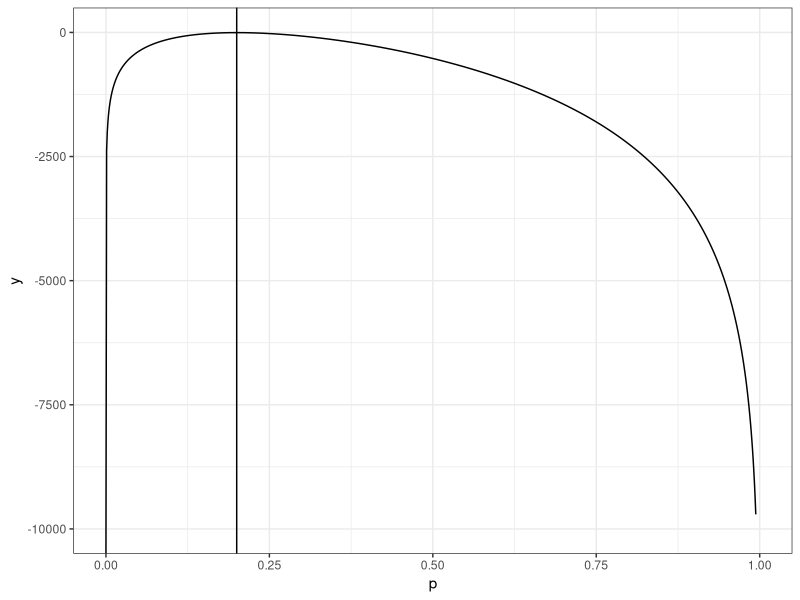
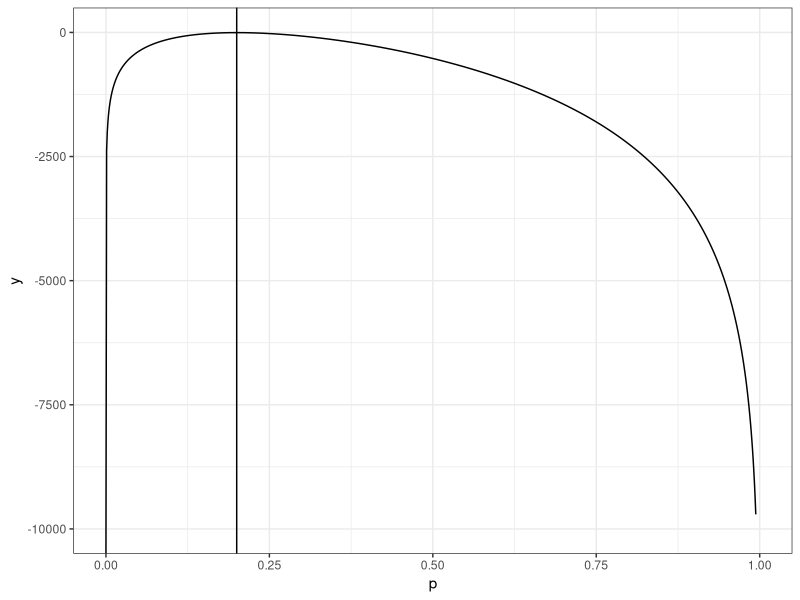
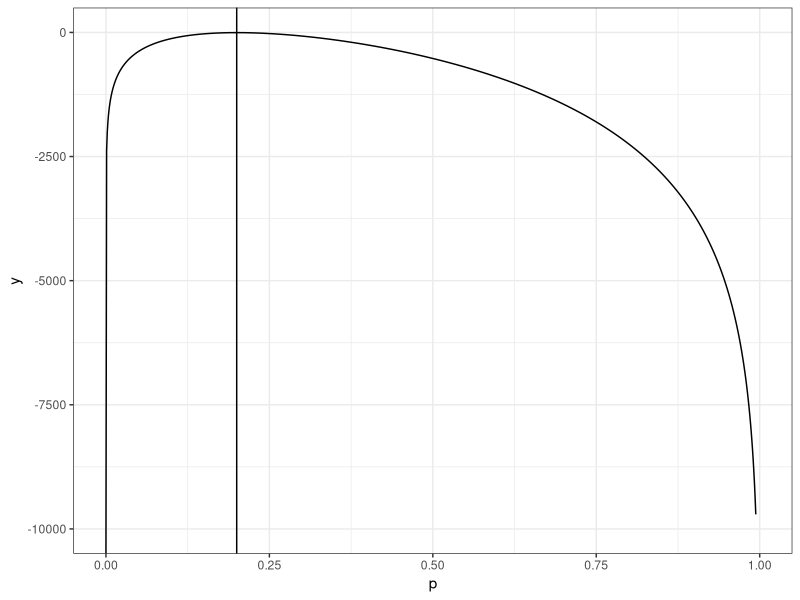
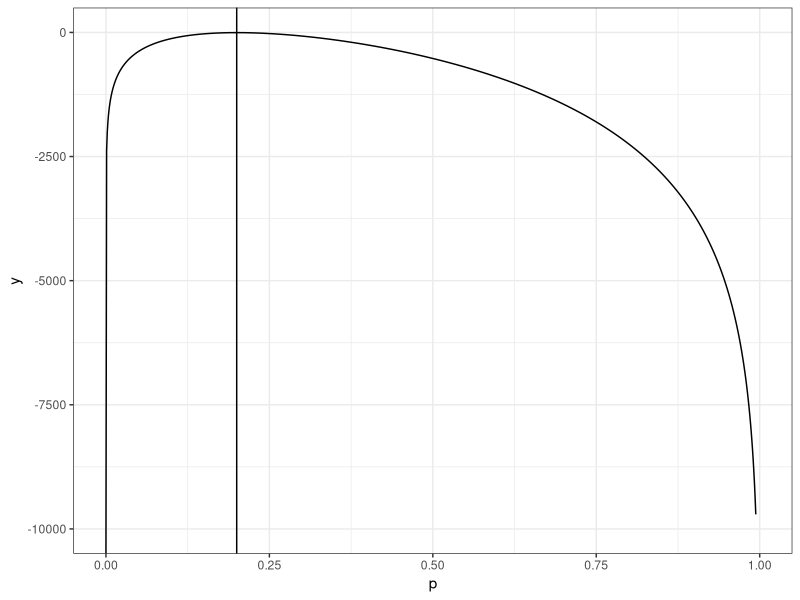
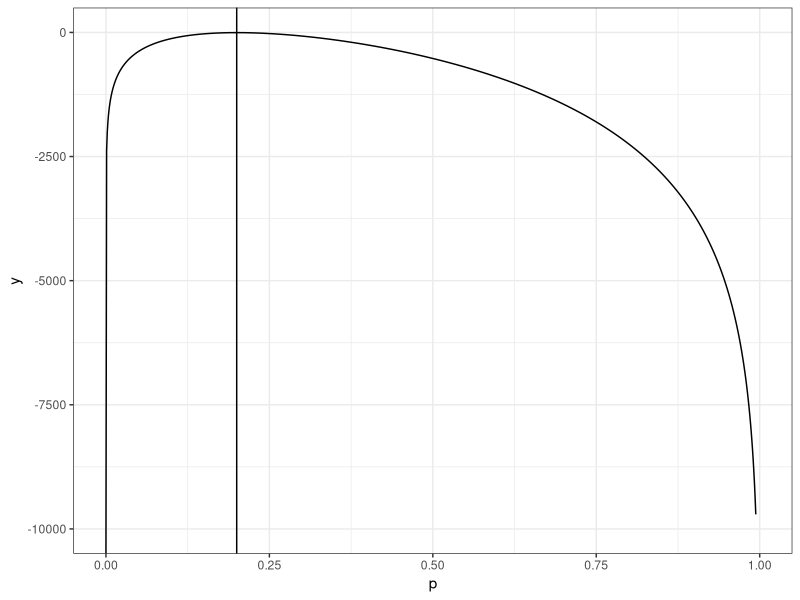
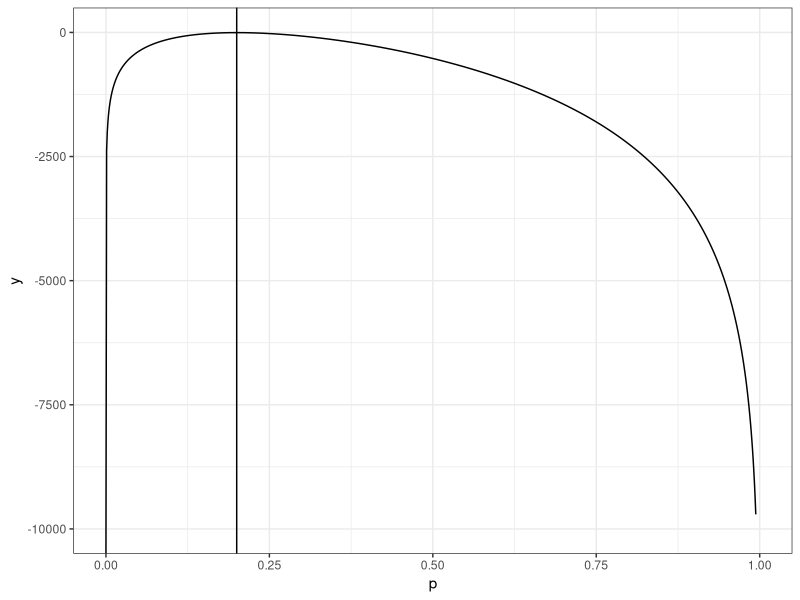
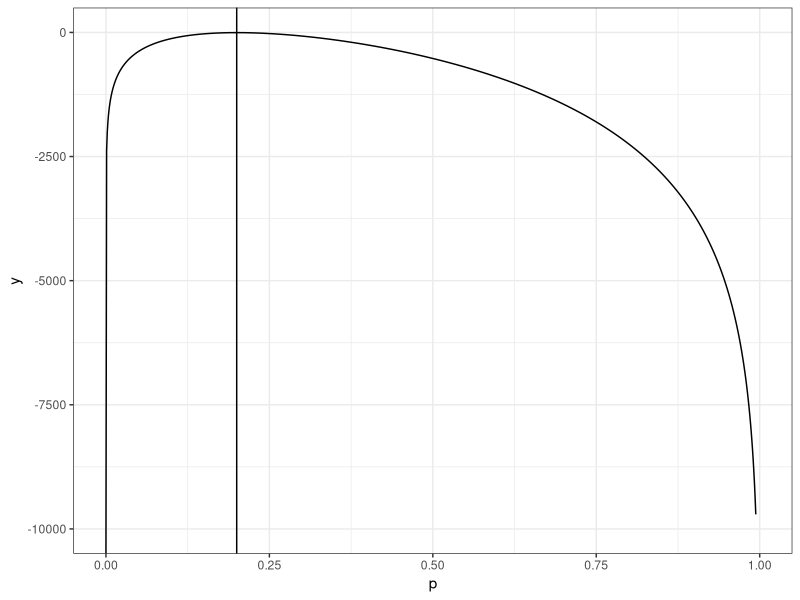
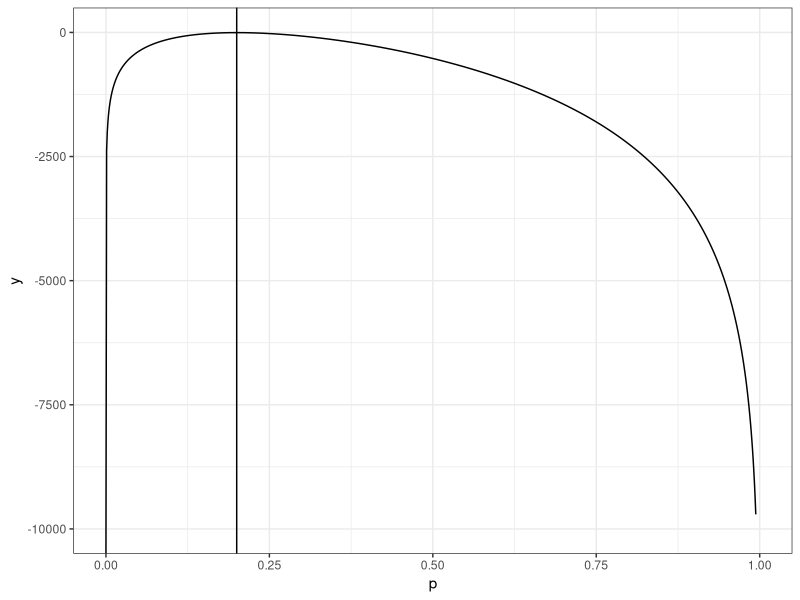

These figures' R source, in order:
## ---- chunk 1
knitr::opts_chunk$set(echo = TRUE)
library(dplyr)
library(ggplot2)
## ---- chunk 2
loglikelihood <- function(p) {
  result <- vector("numeric", length(p))
  for(i in seq_along(p)) {
    result[i] <- dbinom(540, size = 2700, prob = p[i], log = TRUE)
  }
  
  return(result)
}
ggplot(data = data.frame(p = c(0, 1)), mapping = aes(x = p)) +
  stat_function(fun = loglikelihood, n = 1001) +
  geom_vline(xintercept = 0.2) +
  ylim(c(-10000, 0)) +
  theme_bw()
## ---- chunk 3
loglikelihood <- function(p) {
  result <- vector("numeric", length(p))
  for(i in seq_along(p)) {
    result[i] <- dbinom(540, size = 2700, prob = p[i], log = TRUE)
  }
  
  return(result)
}
ggplot(data = data.frame(p = c(0, 1)), mapping = aes(x = p)) +
  stat_function(fun = loglikelihood, n = 1001) +
  geom_vline(xintercept = 0.2) +
  ## add vertical line
  ylim(c(-10000, 0)) +
  theme_bw()
## ---- chunk 4


## ---- chunk 5
loglikelihood <- function(p) {
  result <- vector("numeric", length(p))
  for(i in seq_along(p)) {
    result[i] <- dbinom(540, size = 2700, prob = p[i], log = TRUE)
  }
  
  return(result)
}

ggplot(data = data.frame(p = c(0, 1)), mapping = aes(x = p)) +
  stat_function(fun = loglikelihood, n = 1001) +
  geom_vline(xintercept = 0.2) +
  ## add vertical line
  ylim(c(-10000, 0)) +
  theme_bw()
## ---- chunk 6

## ---- chunk 7
ggplot(data = data.frame(p = c(0, 1)), mapping = aes(x = p)) +
  stat_function(fun = loglikelihood, n = 1001) +
  geom_vline(xintercept = 0.2) +
  ## add vertical line
  ylim(c(-10000, 0)) +
  theme_bw()
## ---- chunk 8

## ---- chunk 9
ggplot(data = data.frame(p = c(0, 1)), mapping = aes(x = p)) +
  stat_function(fun = loglikelihood, n = 1001) +
  geom_vline(xintercept = 0.2) +
  ## add vertical line
  ylim(c(-10000, 0)) +
  theme_bw()
## ---- chunk 10

## ---- chunk 11
ggplot(data = data.frame(p = c(0, 1)), mapping = aes(x = p)) +
  stat_function(fun = loglikelihood, n = 1001) +
  geom_vline(xintercept = 0.2) +
  ## add vertical line
  ylim(c(-10000, 0)) +
  theme_bw()
## ---- chunk 12

## ---- chunk 13
ggplot(data = data.frame(p = c(0, 1)), mapping = aes(x = p)) +
  stat_function(fun = loglikelihood, n = 1001) +
  geom_vline(xintercept = 0.2) +
  ## add vertical line
  ylim(c(-10000, 0)) +
  theme_bw()
## ---- chunk 14

## ---- chunk 15
ggplot(data = data.frame(p = c(0, 1)), mapping = aes(x = p)) +
  stat_function(fun = loglikelihood, n = 1001) +
  geom_vline(xintercept = 0.2) +
  ## add vertical line
  ylim(c(-10000, 0)) +
  theme_bw()
## ---- chunk 16

